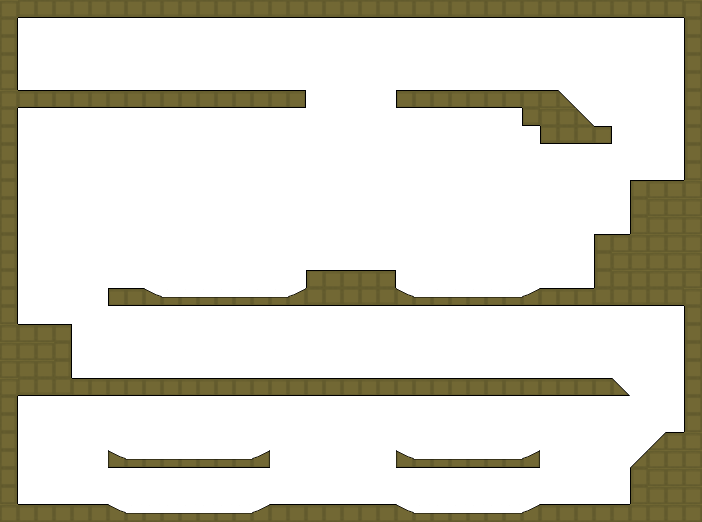
#> input picture games/ates-buz/img/maps/level2.png, 1404 x 1044 px (shown at 1/2 size); the run also reads 1 picture not shown here
$ python build_levels.py
#> lines starting #> are read from the running program, lines starting #| are printed output that depends on the picture; after the words box and inside, x2 and y2 are one past the last pixel; in counts of white or black regions, pixels touching at a corner belong together
#!/usr/bin/env python3
# -*- coding: utf-8 -*-
"""
Ateş & Buz — yeni bölüm (7-10) build aracı.

ASCII tilemap (39x29) -> (1) collisionBlocks.js içindeki levelN int dizisi
                        -> (2) img/maps/levelN.png (mevcut kahverengi tema dokusuyla)

Kullanım:
    python build_levels.py test    # sadece test grid PNG'si üret (tools/_test_*.png), hiçbir şeyi değiştirme
    python build_levels.py build   # level7-10: collisionBlocks.js dizileri + PNG üret/yamala

NOT: Bu araç ÇALIŞMA ZAMANINDA yüklenmez; yalnızca geliştirme zamanı içindir
(hazirlik/tools/*.py geleneği). Deterministiktir: aynı girdi -> aynı çıktı.
Bölüm ASCII tanımları LEVELS sözlüğünde (dosyanın altında) tutulur.

ASCII LEJANTI (tek karakter = bir 36x36 hücre):
    .  EMPTY (boş, geçilir)                          0
    #  BLOCK (dolu duvar)                             1
    b  ◣  ucgen, dolu SOL-ALT  (zemin rampasi "\\")   3  TRIANGLE_RIGHT_UP
    d  ◢  ucgen, dolu SAG-ALT  (zemin rampasi "/")    2  TRIANGLE_LEFT_UP
    p  ◤  ucgen, dolu SOL-UST  (tavan)                5  TRIANGLE_RIGHT_DOWN
    q  ◥  ucgen, dolu SAG-UST  (tavan)                4  TRIANGLE_LEFT_DOWN
    f  FIRE_POND (lav: su kizi olur, ates gecer)      6
    g  FIRE_POND_TRIANGLE_LEFT                         7
    F  FIRE_POND_TRIANGLE_RIGHT                        8
    w  WATER_POND (su: ates olur, su gecer)           9
    v  WATER_POND_TRIANGLE_LEFT                        10
    W  WATER_POND_TRIANGLE_RIGHT                       11
    a  ACID_POND (asit: ikisi de olur)                12
    s  ACID_POND_TRIANGLE_LEFT                         13
    A  ACID_POND_TRIANGLE_RIGHT                        14

Pond ve EMPTY hücreleri PNG'de SEFFAF birakilir (havuzlar oyun calisirken
ponds.png'den cizilir; bosluk yerinde alttaki bg.png gorunur).
"""
import os
import sys
from PIL import Image, ImageDraw

# ---- yollar ----
TOOLS_DIR = os.path.dirname(os.path.abspath(__file__))
BASE = os.path.dirname(TOOLS_DIR)                  # games/ates-buz
IMG_MAPS = os.path.join(BASE, "img", "maps")
DATA_DIR = os.path.join(BASE, "data")
COLLISION_JS = os.path.join(BASE, "js", "collisionBlocks.js")

# ---- izgara ----
GW, GH, B = 39, 29, 36                             # grid genislik, yukseklik, blok px
PX_W, PX_H = GW * B, GH * B                         # 1404 x 1044

# ---- karakter -> tile int ----
CHAR_INT = {
    ".": 0, "#": 1,
    "b": 3, "d": 2, "p": 5, "q": 4,                # ucgenler
    "f": 6, "g": 7, "F": 8,                         # fire pond
    "w": 9, "v": 10, "W": 11,                       # water pond
    "a": 12, "s": 13, "A": 14,                      # acid pond
}
INT_CONST = {
    0: "EMPTY", 1: "BLOCK",
    2: "TRIANGLE_LEFT_UP", 3: "TRIANGLE_RIGHT_UP",
    4: "TRIANGLE_LEFT_DOWN", 5: "TRIANGLE_RIGHT_DOWN",
    6: "FIRE_POND", 7: "FIRE_POND_TRIANGLE_LEFT", 8: "FIRE_POND_TRIANGLE_RIGHT",
    9: "WATER_POND", 10: "WATER_POND_TRIANGLE_LEFT", 11: "WATER_POND_TRIANGLE_RIGHT",
    12: "ACID_POND", 13: "ACID_POND_TRIANGLE_LEFT", 14: "ACID_POND_TRIANGLE_RIGHT",
}


def triangle_points(code):
    """collisions.js draw() ile BIREBIR ayni kose noktalari (hucre orijini 0,0)."""
    if code == 3:    # RIGHT_UP  ◣  TL,BL,BR
        return [(0, 0), (0, B), (B, B)]
    if code == 2:    # LEFT_UP   ◢  TR,BL,BR
        return [(B, 0), (0, B), (B, B)]
    if code == 5:    # RIGHT_DOWN ◤ TL,TR,BL
        return [(0, 0), (B, 0), (0, B)]
    if code == 4:    # LEFT_DOWN  ◥ TL,TR,BR
        return [(0, 0), (B, 0), (B, B)]
    return None


def extract_tile(src_png="level2.png"):
    """Mevcut bir bolum PNG'sinden, 4 komsusu da dolu grid-hizali bir ic 36x36
    hucreyi kirpar. Izgara cizgileri hucre sinirinda oldugundan doseme mevcut
    temayi birebir yeniden uretir."""
    im = Image.open(os.path.join(IMG_MAPS, src_png)).convert("RGBA")
    px = im.load()

    def opaque_cell(c, r):
        ox, oy = c * B, r * B
        op = 0
        for yy in range(oy + 4, oy + B - 4, 6):
            for xx in range(ox + 4, ox + B - 4, 6):
                if px[xx, yy][3] > 240:
                    op += 1
        return op >= 16

    for r in range(2, GH - 2):
        for c in range(2, GW - 2):
            if (opaque_cell(c, r) and opaque_cell(c - 1, r) and opaque_cell(c + 1, r)
                    and opaque_cell(c, r - 1) and opaque_cell(c, r + 1)):
                tile = im.crop((c * B, r * B, c * B + B, r * B + B)).convert("RGBA")
                tpx = tile.load()
                for yy in range(B):
                    for xx in range(B):
                        rr, gg, bb, _ = tpx[xx, yy]
                        tpx[xx, yy] = (rr, gg, bb, 255)
                return tile, (c, r, src_png)
    raise RuntimeError("Uygun ic doku hucresi bulunamadi: " + src_png)


def parse_grid(grid):
    if len(grid) != GH:
        raise ValueError(f"Izgara {GH} satir olmali, {len(grid)} bulundu")
    ints = []
    for ri, row in enumerate(grid):
        if len(row) != GW:
            raise ValueError(f"Satir {ri}: {GW} karakter olmali, {len(row)} bulundu -> {row!r}")
        for ch in row:
            if ch not in CHAR_INT:
                raise ValueError(f"Bilinmeyen karakter {ch!r} (satir {ri})")
            ints.append(CHAR_INT[ch])
    return ints


def render_png(ints, tile):
    img = Image.new("RGBA", (PX_W, PX_H), (0, 0, 0, 0))
    for i, code in enumerate(ints):
        if code == 0 or code >= 6:                 # bos veya pond -> seffaf
            continue
        c, r = i % GW, i // GW
        px, py = c * B, r * B
        if code == 1:
            img.alpha_composite(tile, (px, py))
        else:
            mask = Image.new("L", (B, B), 0)
            ImageDraw.Draw(mask).polygon(triangle_points(code), fill=255)
            cell = Image.new("RGBA", (B, B), (0, 0, 0, 0))
            cell.paste(tile, (0, 0), mask)
            img.alpha_composite(cell, (px, py))
    return img


# [29 lines left out: functions js_array, patch_collision_js, not called in this run]


# ---------- test grid ----------
TEST_GRID = [
    "#######################################",
    "#.....................................#",
    "#..####...........................###.#",
    "#.....................b#..............#",
    "#....................b##d.............#",
    "#...................b####d............#",
    "#..........#######............#.......#",
    "#..####q...........p#.................#",
    "#......##...........................#.#",
    "#...................................#.#",
    "#.######............................#.#",
    "#......................fff............#",
    "#......................###............#",
    "#.....www.............................#",
    "#.....###.............................#",
    "#.........aaaa........................#",
    "#.........####........................#",
    "#.....................................#",
    "#..#########..........####............#",
    "#.....................................#",
    "#............b#.......................#",
    "#...........b##.......................#",
    "#..........b###.......................#",
    "#.........b####.......................#",
    "#........#####........................#",
    "#.....................................#",
    "#.....................................#",
    "#.....................................#",
    "#######################################",
]


def cmd_test():
    tile, info = extract_tile()
#> in extract_tile, im is the input picture: PIL image 1404x1044 RGBA; mean R, G, B, A 24.4, 22.4, 11.2, 61.6
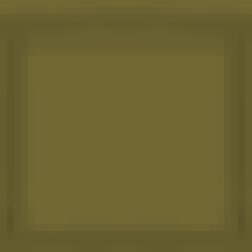
#> tile: PIL image 36x36 RGBA (shown 7 times larger); mean R, G, B, A 108.3, 99.2, 49.4, 255
    print("Doku kaynagi (col,row,dosya):", info)
    ints = parse_grid(TEST_GRID)
    img = render_png(ints, tile)
#> after the loop in render_png, `for i, code in enumerate(ints):`:
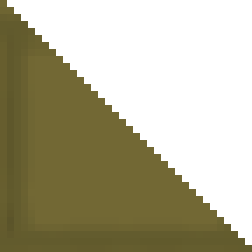
#> cell: PIL image 36x36 RGBA (shown 7 times larger); mean R, G, B, A 55.7, 51.1, 25.5, 131; transparent parts drawn white
#> after the loop in render_png, `for i, code in enumerate(ints):`:
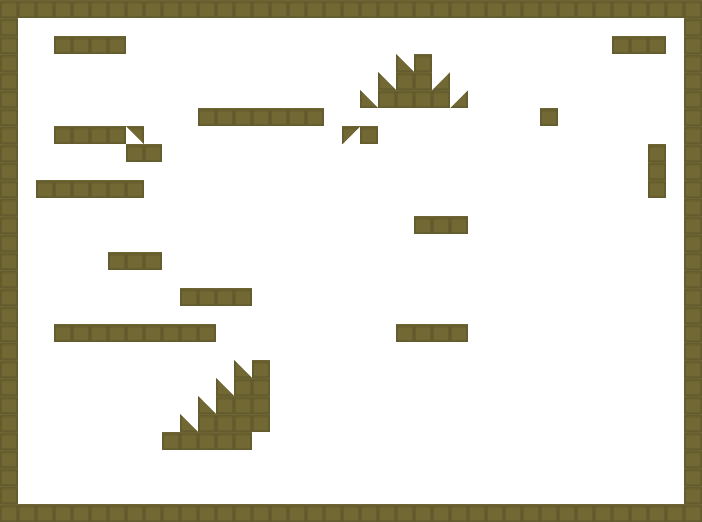
#> img: PIL image 1404x1044 RGBA (shown at 1/2 size); mean R, G, B, A 20.5, 18.7, 9.3, 48.2; transparent parts drawn white
#> after the loop in render_png, `for i, code in enumerate(ints):`:
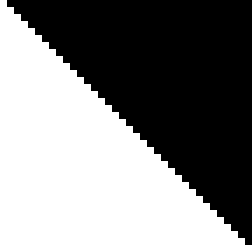
#> mask: PIL image 36x36 L (shown 7 times larger); 51.4% white; 1 black region, box (x1, y1, x2, y2) and area: (1, 0, 36, 35) 630
    img.save(os.path.join(TOOLS_DIR, "_test_level.png"))
    print("Yazildi: tools/_test_level.png")
    bg_path = os.path.join(IMG_MAPS, "bg.png")
    if os.path.exists(bg_path):
        bg = Image.open(bg_path).convert("RGBA")
#> (the rest of the program and of its run is left out)
